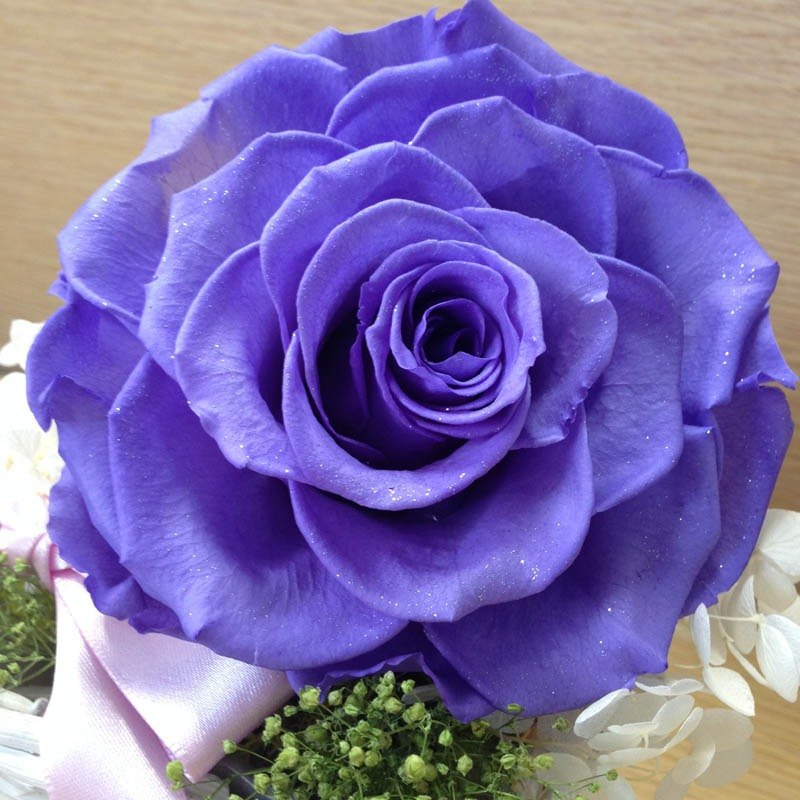
#> input picture rose.png, 800 x 800 px, found by its file name
$ python CUM.py
#> lines starting #> are read from the running program, lines starting #| are printed output that depends on the picture
# -*- coding: utf-8 -*-
"""
Created on Sun Aug  5 21:24:53 2018

@author: Carl
"""

import cv2
import sys
from numpy import *
import numpy as np
image = cv2.imread('D:/rose.png') # 根據路徑選取一張照片
#> image is the input picture: shape (800, 800, 3); mean B, G, R 171.5, 110.4, 126
#image=cv2.resize(imagein,(512,512))
reflect_img = cv2.copyMakeBorder(image,1,1,1,1,cv2.BORDER_REPLICATE)#填充边界像素
x,y=reflect_img.shape[:2]
#> x = 802; y = 802
for depth in range(0,3):
    for rows in range(1,x-1):
        for colums in range(1,y-1):
            CUM = pow(reflect_img.item(rows-1,colums,depth)-reflect_img.item(rows+1,colums,depth),2)\
            *(reflect_img.item(rows,colums,depth)*2-reflect_img.item(rows-1,colums,depth)-reflect_img.item(rows+1,colums,depth))\
            +pow(reflect_img.item(rows,colums-1,depth)-reflect_img.item(rows,colums+1,depth),2)\
            *(reflect_img.item(rows,colums,depth)*2-reflect_img.item(rows,colums-1,depth)-reflect_img.item(rows,colums+1,depth))

            Value = reflect_img.item(rows-1,colums-1,depth)+0.002*CUM
            if(Value > 255):
                Value = 255
            elif(Value < 0):
                Value = 0
            reflect_img.itemset((rows-1,colums-1,depth),Value)
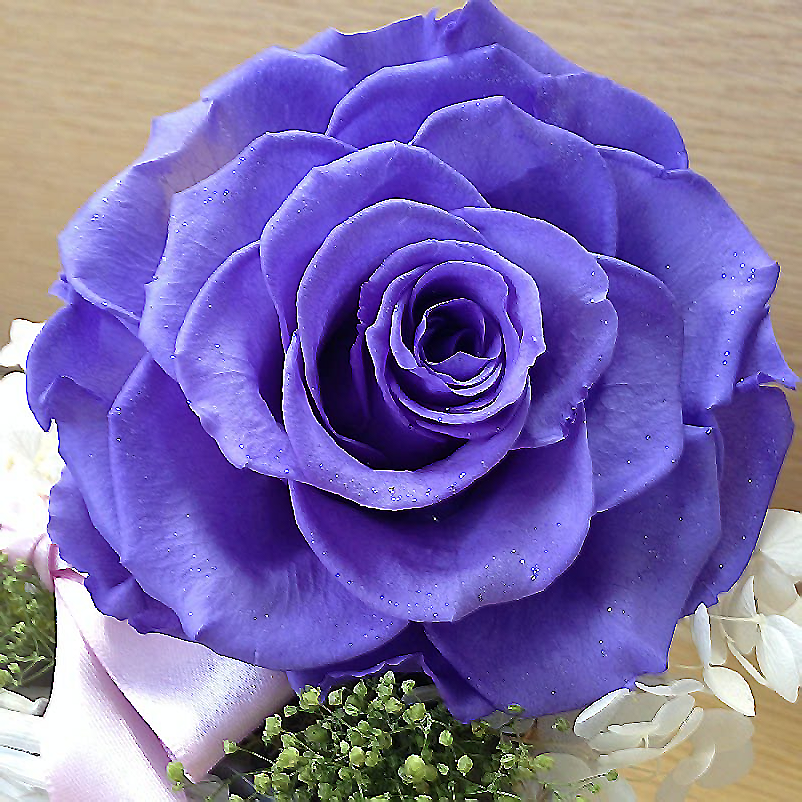
#> reflect_img: shape (802, 802, 3); mean B, G, R 170.5, 110.7, 126.1
#####################################################################
cv2.imshow("reFlect image",reflect_img)
cv2.namedWindow("Image") # 初始化一个名为Image的窗口
cv2.imshow("Image", image) # 显示图片
cv2.imwrite("D:/revolution1.jpg",image)
cv2.waitKey(0) # 等待键盘触发事件，释放窗口
